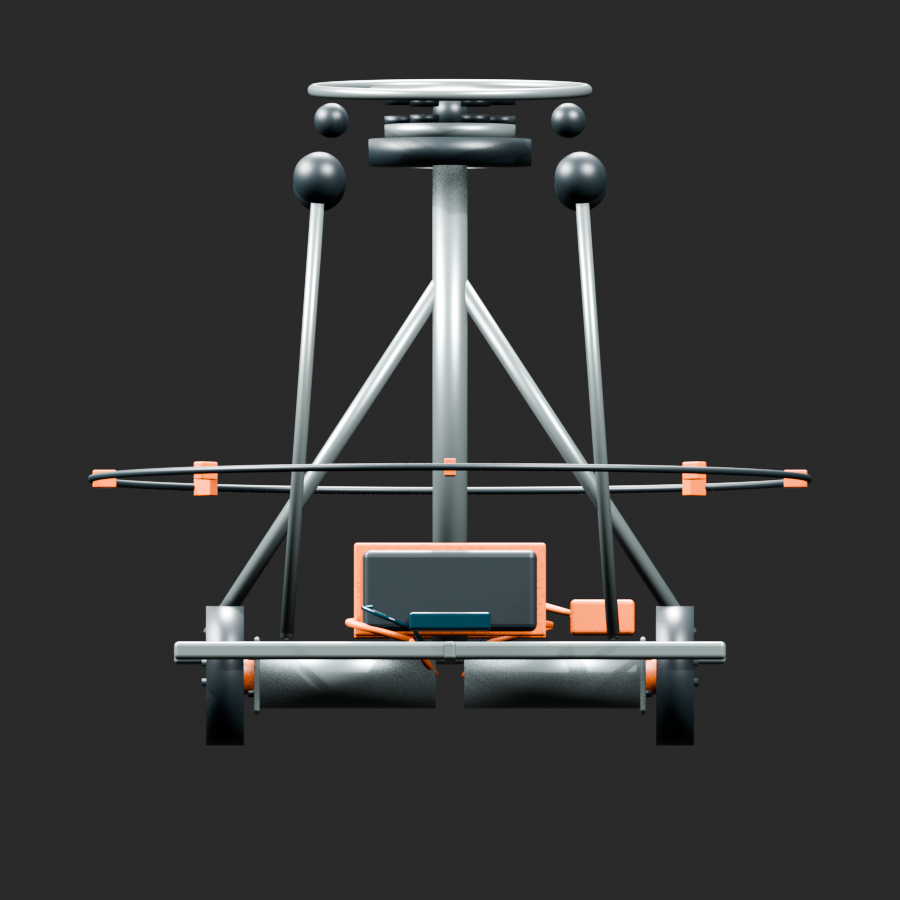
#> input picture blender/output/internal_front.png, 900 x 900 px
$ python build_bb8_internal_three_view.py
#> lines starting #> are read from the running program, lines starting #| are printed output that depends on the picture
#!/usr/bin/env python3
"""Build a labelled internal front/side/top sheet from current Blender renders."""

from pathlib import Path

from PIL import Image, ImageDraw, ImageFont


ROOT = Path(__file__).resolve().parents[1]
OUTPUT = ROOT / "blender" / "output"
SOURCES = ("internal_front.png", "internal_side.png", "internal_top.png")
LABELS = ("INTERNAL FRONT", "INTERNAL SIDE", "INTERNAL TOP")
TARGET = OUTPUT / "BB8_internal_three_view.png"


def font(size):
    for candidate in ("/System/Library/Fonts/Helvetica.ttc",
                      "/System/Library/Fonts/Supplemental/Arial.ttf"):
        try:
            return ImageFont.truetype(candidate, size=size)
        except OSError:
            pass
    return ImageFont.load_default()


images = [Image.open(OUTPUT / source).convert("RGB") for source in SOURCES]
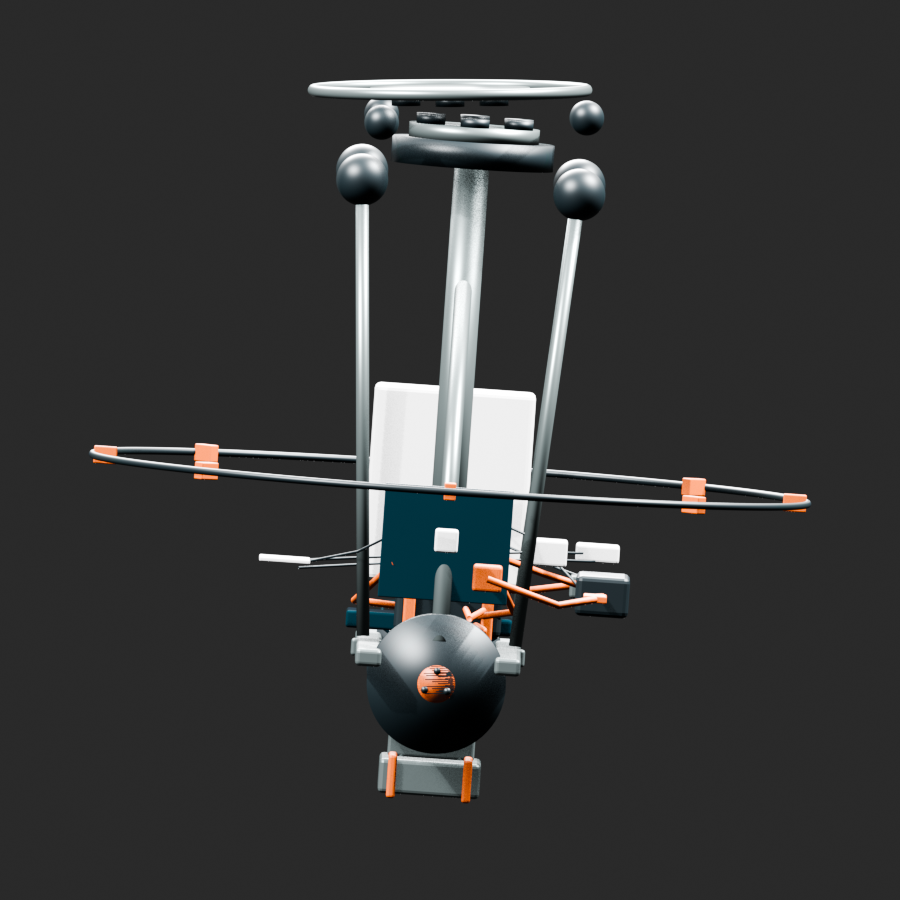
#> input picture blender/output/internal_side.png, 900 x 900 px
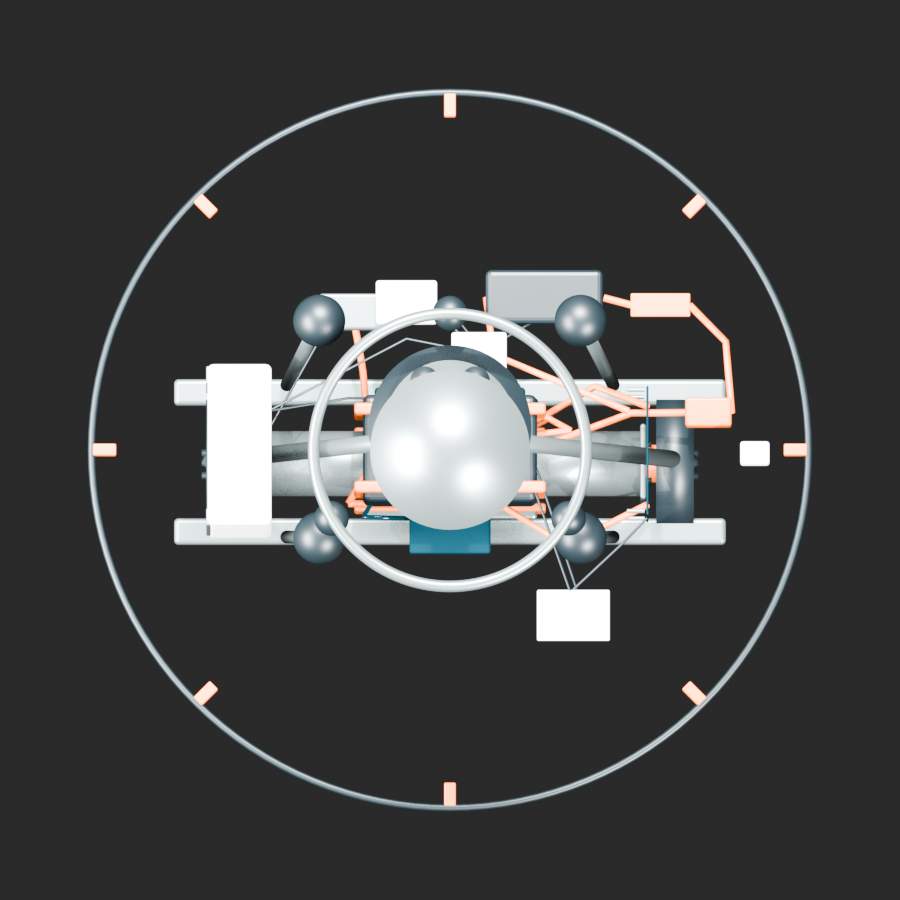
#> input picture blender/output/internal_top.png, 900 x 900 px
#> images = 3 items
if any(image.size != (900, 900) for image in images):
    raise SystemExit(f"Expected three 900x900 renders, got {[image.size for image in images]}")

border, header, gap = 8, 64, 6
width = border * 2 + 900 * 3 + gap * 2
height = border * 2 + header + 900
sheet = Image.new("RGB", (width, height), "#111617")
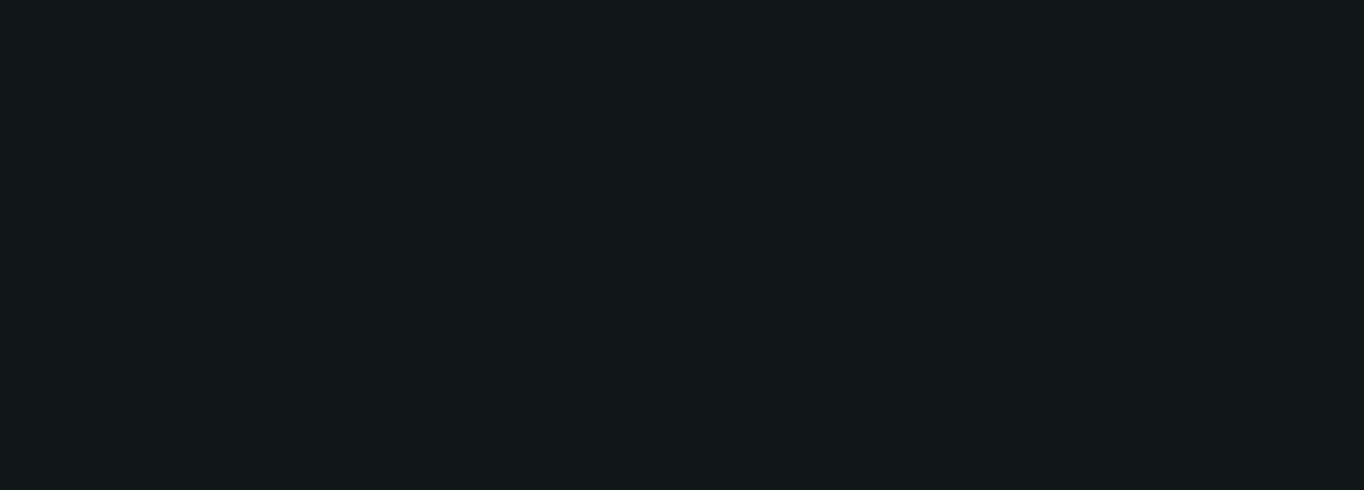
#> sheet: PIL image 2728x980 RGB (shown at 1/2 size); mean R, G, B 17, 22, 23
draw = ImageDraw.Draw(sheet)
draw.rectangle((0, 0, width - 1, height - 1), outline="#ff4b13", width=border)
label_font = font(25)
for index, (image, label) in enumerate(zip(images, LABELS)):
    x = border + index * (900 + gap)
    sheet.paste(image, (x, border + header))
    bounds = draw.textbbox((0, 0), label, font=label_font)
    draw.text((x + (900 - (bounds[2] - bounds[0])) / 2, border + 17),
              label, fill="#f2f2ef", font=label_font)
#> this loop made 3 passes
#> (label, x, bounds) on passes 1 to 3: ('INTERNAL FRONT', 8, (0, 6, 218, 24)), ('INTERNAL SIDE', 914, (0, 6, 191, 24)), ('INTERNAL TOP', 1820, (0, 6, 182, 24))
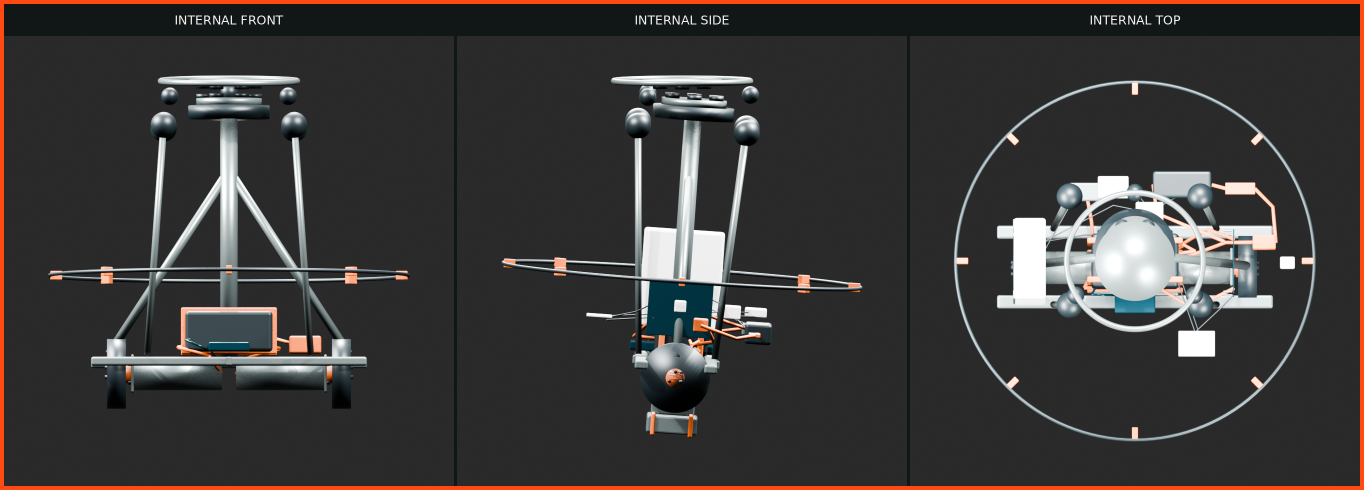
#> sheet: PIL image 2728x980 RGB (shown at 1/2 size); mean R, G, B 60, 56.9, 55.7
sheet.save(TARGET, optimize=True)
print(f"PASS internal_three_view={TARGET} size={sheet.width}x{sheet.height}")
#| PASS internal_three_view=blender/output/BB8_internal_three_view.png size=2728x980
